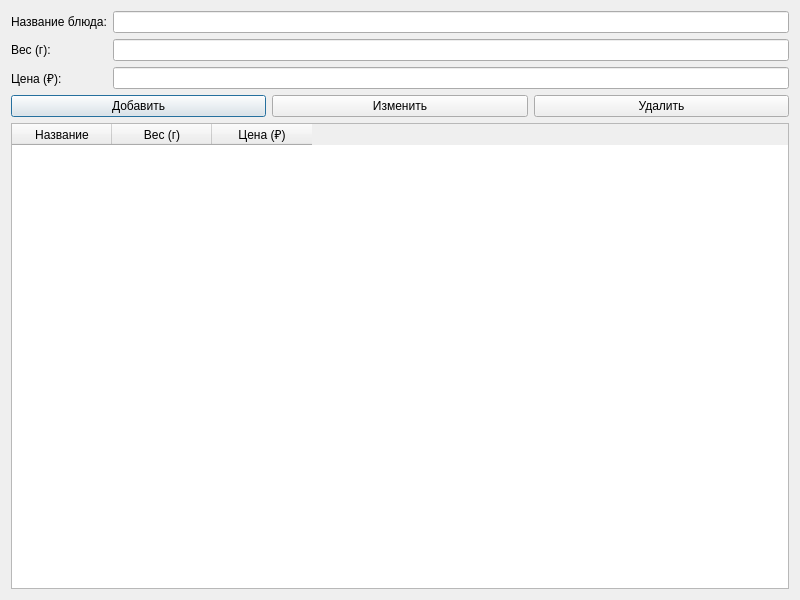
<?xml version="1.0" encoding="UTF-8"?>
<ui version="4.0">
 <class>DishesPage</class>
 <widget class="QDialog" name="DishesPage">
  <property name="geometry">
   <rect>
    <x>0</x>
    <y>0</y>
    <width>800</width>
    <height>600</height>
   </rect>
  </property>
  <property name="windowTitle">
   <string>Блюда</string>
  </property>
  <layout class="QVBoxLayout" name="verticalLayout">
   <item>
    <layout class="QGridLayout" name="gridLayout">
     <item row="0" column="0">
      <widget class="QLabel" name="label">
       <property name="text">
        <string>Название блюда:</string>
       </property>
      </widget>
     </item>
     <item row="0" column="1">
      <widget class="QLineEdit" name="le_dish_name"/>
     </item>
     <item row="1" column="0">
      <widget class="QLabel" name="label_2">
       <property name="text">
        <string>Вес (г):</string>
       </property>
      </widget>
     </item>
     <item row="1" column="1">
      <widget class="QLineEdit" name="le_weight"/>
     </item>
     <item row="2" column="0">
      <widget class="QLabel" name="label_3">
       <property name="text">
        <string>Цена (₽):</string>
       </property>
      </widget>
     </item>
     <item row="2" column="1">
      <widget class="QLineEdit" name="le_price"/>
     </item>
    </layout>
   </item>
   <item>
    <layout class="QHBoxLayout" name="horizontalLayout">
     <item>
      <widget class="QPushButton" name="btn_add">
       <property name="text">
        <string>Добавить</string>
       </property>
      </widget>
     </item>
     <item>
      <widget class="QPushButton" name="btn_edit">
       <property name="text">
        <string>Изменить</string>
       </property>
      </widget>
     </item>
     <item>
      <widget class="QPushButton" name="btn_delete">
       <property name="text">
        <string>Удалить</string>
       </property>
      </widget>
     </item>
    </layout>
   </item>
   <item>
    <widget class="QTableWidget" name="tableWidget">
     <column>
      <property name="text">
       <string>Название</string>
      </property>
     </column>
     <column>
      <property name="text">
       <string>Вес (г)</string>
      </property>
     </column>
     <column>
      <property name="text">
       <string>Цена (₽)</string>
      </property>
     </column>
    </widget>
   </item>
  </layout>
 </widget>
 <resources/>
 <connections/>
</ui>
